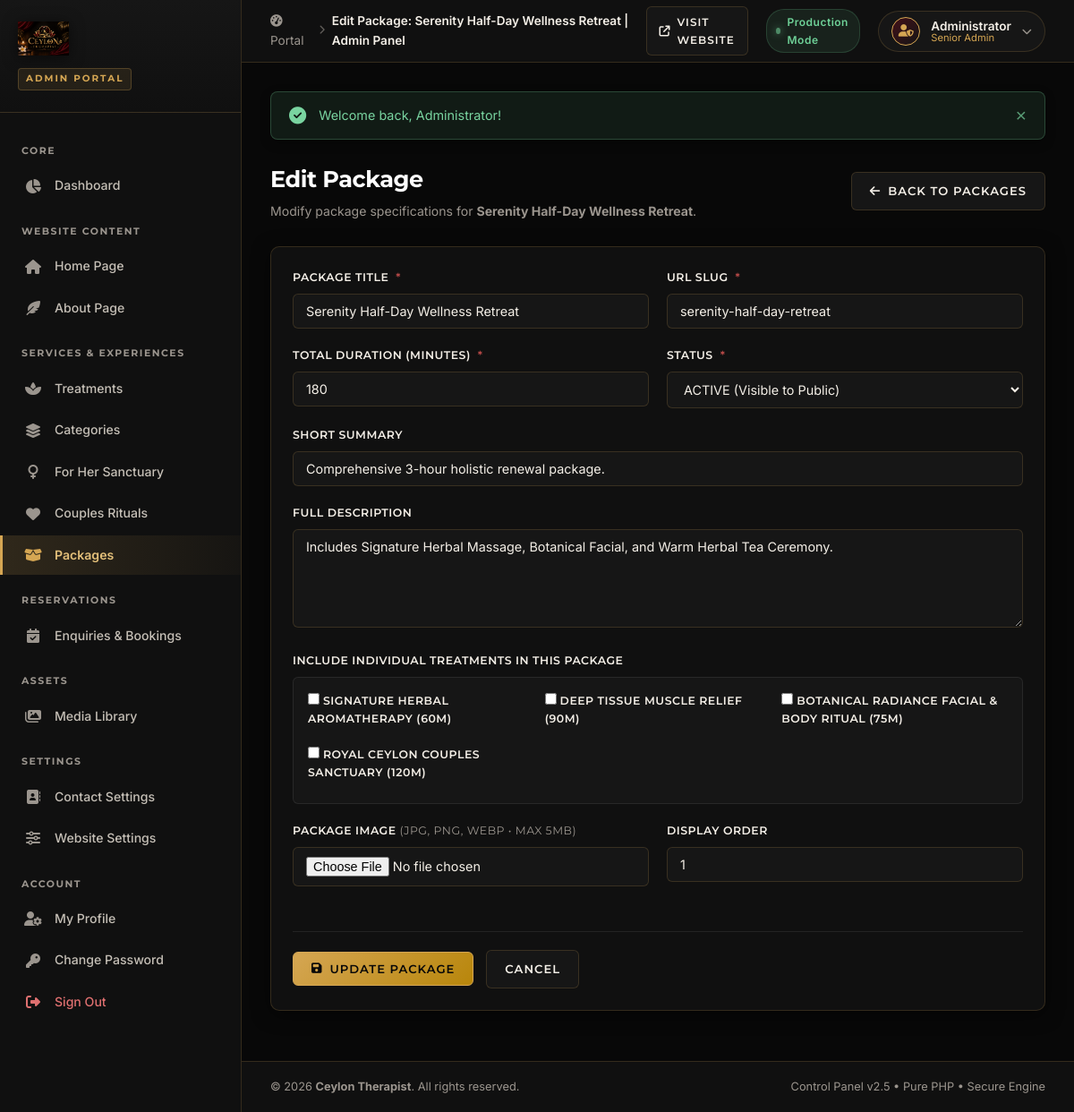
The app's page /admin_package_edit.php?id=1 (signed in) with its own data.
### tables this page shows
CREATE TABLE IF NOT EXISTS `packages` (
    `id` INT UNSIGNED AUTO_INCREMENT PRIMARY KEY,
    `title` VARCHAR(150) NOT NULL,
    `slug` VARCHAR(150) NOT NULL UNIQUE,
    `short_description` VARCHAR(255) NULL,
    `description` TEXT NULL,
    `duration_minutes` INT UNSIGNED DEFAULT 90,
    `image` VARCHAR(255) NULL,
    `status` ENUM('ACTIVE', 'INACTIVE') DEFAULT 'ACTIVE',
    `display_order` INT DEFAULT 0,
    `created_at` TIMESTAMP DEFAULT CURRENT_TIMESTAMP,
    `updated_at` TIMESTAMP DEFAULT CURRENT_TIMESTAMP ON UPDATE CURRENT_TIMESTAMP
);

CREATE TABLE IF NOT EXISTS `services` (
    `id` INT UNSIGNED AUTO_INCREMENT PRIMARY KEY,
    `category_id` INT UNSIGNED NOT NULL,
    `name` VARCHAR(150) NOT NULL,
    `slug` VARCHAR(150) NOT NULL UNIQUE,
    `short_description` VARCHAR(255) NULL,
    `description` TEXT NULL,
    `duration_minutes` INT UNSIGNED DEFAULT 60,
    `image` VARCHAR(255) NULL,
    `status` ENUM('ACTIVE', 'INACTIVE') DEFAULT 'ACTIVE',
    `display_order` INT DEFAULT 0,
    `created_at` TIMESTAMP DEFAULT CURRENT_TIMESTAMP,
    `updated_at` TIMESTAMP DEFAULT CURRENT_TIMESTAMP ON UPDATE CURRENT_TIMESTAMP,
    CONSTRAINT `fk_services_category` FOREIGN KEY (`category_id`) 
        REFERENCES `service_categories` (`id`) ON DELETE CASCADE ON UPDATE CASCADE
);

### views/admin/packages/edit.php (the view, shortened to what the rows shown need)
<?php require BASE_PATH . '/views/partials/admin-header.php'; ?>
<?php require BASE_PATH . '/views/partials/admin-sidebar.php'; ?>
<div class="admin-page-header">
    <div class="page-title-wrap">
        <h1>Edit Package</h1>
        <p>Modify package specifications for <strong><?= e($package['title']) ?></strong>.</p>
    </div>
    <div class="admin-header-actions">
        <a href="<?= baseUrl('admin_packages.php') ?>" class="btn-admin btn-admin-secondary">
            <i class="fa-solid fa-arrow-left"></i> Back to Packages
        </a>
    </div>
</div>
<div class="admin-card">
    <form action="<?= baseUrl('admin_package_edit.php?id=' . (int)$package['id']) ?>" method="POST" enctype="multipart/form-data">
        <div class="form-grid-2">
            <div class="form-group">
                <label for="title">Package Title <span class="required">*</span></label>
                <input type="text" id="title" name="title" class="admin-input" required value="<?= e($package['title']) ?>">
            </div>
            <div class="form-group">
                <label for="slug">URL Slug <span class="required">*</span></label>
                <input type="text" id="slug" name="slug" class="admin-input" required value="<?= e($package['slug']) ?>">
            </div>
        </div>
        <div class="form-grid-2">
            <div class="form-group">
                <label for="duration_minutes">Total Duration (Minutes) <span class="required">*</span></label>
                <input type="number" id="duration_minutes" name="duration_minutes" class="admin-input" required min="30" step="15" value="<?= (int)$package['duration_minutes'] ?>">
            </div>
            <div class="form-group">
                <label for="status">Status <span class="required">*</span></label>
                <select id="status" name="status" class="admin-select" required>
                    <option value="ACTIVE" <?= $package['status'] === 'ACTIVE' ? 'selected' : '' ?>>ACTIVE (Visible to Public)</option>
                </select>
            </div>
        </div>
        <div class="form-group">
            <label for="short_description">Short Summary</label>
            <input type="text" id="short_description" name="short_description" class="admin-input" value="<?= e($package['short_description'] ?? '') ?>">
        </div>
        <div class="form-group">
            <label for="description">Full Description</label>
            <textarea id="description" name="description" class="admin-textarea" rows="5"><?= e($package['description'] ?? '') ?></textarea>
        </div>
        <div class="form-group">
            <label>Include Individual Treatments In This Package</label>
            <div class="form-checkbox-group">
                <?php foreach ($allServices as $srv): ?>
                    <label class="checkbox-label">
                        <input type="checkbox" name="services[]" value="<?= (int)$srv['id'] ?>" <?= in_array($srv['id'], $selectedServiceIds) ? 'checked' : '' ?>>
                        <span><?= e($srv['name']) ?> (<?= (int)$srv['duration_minutes'] ?>m)</span>
                    </label>
                <?php endforeach; ?>
            </div>
        </div>
        <div class="form-grid-2">
            <div class="form-group">
                <label for="image">Package Image <span style="color:var(--admin-muted);font-weight:normal;">(JPG, PNG, WEBP &bull; Max 5MB)</span></label>
                <input type="file" id="image" name="image" class="admin-input" accept="image/jpeg,image/png,image/webp">
            </div>
            <div class="form-group">
                <label for="display_order">Display Order</label>
                <input type="number" id="display_order" name="display_order" class="admin-input" value="<?= (int)$package['display_order'] ?>">
            </div>
        </div>
        <div class="form-actions">
            <button type="submit" class="btn-admin btn-admin-gold">
                <i class="fa-solid fa-floppy-disk"></i> Update Package
            </button>
            <a href="<?= baseUrl('admin_packages.php') ?>" class="btn-admin btn-admin-secondary">Cancel</a>
        </div>
    </form>
</div>
<?php require BASE_PATH . '/views/partials/admin-footer.php'; ?>

### views/partials/admin-sidebar.php (shortened to what the rows shown need)
<?php
$admin = currentAdmin();
$currentPage = basename($_SERVER['PHP_SELF'] ?? '');
?>
<aside class="admin-sidebar" id="adminSidebar">
    <div class="sidebar-brand">
        <a href="<?= baseUrl('admin_dashboard.php') ?>" class="brand-link">
            <img src="<?= assetUrl('images/logo.png') ?>" alt="Ceylon Therapist" class="admin-sidebar-logo">
        </a>
        <span class="badge-portal">ADMIN PORTAL</span>
    </div>
    <nav class="sidebar-nav" aria-label="Admin Navigation">
        <div class="nav-section-title">CORE</div>
        <ul class="nav-group">
            <li class="nav-item">
                <a href="<?= baseUrl('admin_dashboard.php') ?>" class="nav-link <?= $currentPage === 'admin_dashboard.php' ? 'active' : '' ?>">
                    <i class="fa-solid fa-chart-pie nav-icon"></i>
                    <span class="nav-text">Dashboard</span>
                </a>
            </li>
        </ul>
        <div class="nav-section-title">WEBSITE CONTENT</div>
        <ul class="nav-group">
            <li class="nav-item">
                <a href="<?= baseUrl('admin_home_content.php') ?>" class="nav-link <?= $currentPage === 'admin_home_content.php' ? 'active' : '' ?>">
                    <i class="fa-solid fa-house nav-icon"></i>
                    <span class="nav-text">Home Page</span>
                </a>
            </li>
            <li class="nav-item">
                <a href="<?= baseUrl('admin_about_content.php') ?>" class="nav-link <?= $currentPage === 'admin_about_content.php' ? 'active' : '' ?>">
                    <i class="fa-solid fa-feather-pointed nav-icon"></i>
                    <span class="nav-text">About Page</span>
                </a>
            </li>
        </ul>
        <div class="nav-section-title">SERVICES & EXPERIENCES</div>
        <ul class="nav-group">
            <li class="nav-item">
                <a href="<?= baseUrl('admin_services.php') ?>" class="nav-link <?= in_array($currentPage, ['admin_services.php', 'admin_service_create.php', 'admin_service_edit.php']) && !isset($_GET['category']) ? 'active' : '' ?>">
                    <i class="fa-solid fa-spa nav-icon"></i>
                    <span class="nav-text">Treatments</span>
                </a>
            </li>
            <li class="nav-item">
                <a href="<?= baseUrl('admin_categories.php') ?>" class="nav-link <?= in_array($currentPage, ['admin_categories.php', 'admin_category_create.php', 'admin_category_edit.php']) ? 'active' : '' ?>">
                    <i class="fa-solid fa-layer-group nav-icon"></i>
                    <span class="nav-text">Categories</span>
                </a>
            </li>
            <li class="nav-item">
                <a href="<?= baseUrl('admin_for_her.php') ?>" class="nav-link <?= (in_array($currentPage, ['admin_for_her.php', 'admin_for_her_create.php']) || ($currentPage === 'admin_service_create.php' && strtoupper((string)($_GET['category'] ?? '')) === 'FOR_HER')) ? 'active' : '' ?>">
                    <i class="fa-solid fa-venus nav-icon"></i>
                    <span class="nav-text">For Her Sanctuary</span>
                </a>
            </li>
            <li class="nav-item">
                <a href="<?= baseUrl('admin_couples.php') ?>" class="nav-link <?= (in_array($currentPage, ['admin_couples.php', 'admin_couples_create.php']) || ($currentPage === 'admin_service_create.php' && strtoupper((string)($_GET['category'] ?? '')) === 'COUPLES')) ? 'active' : '' ?>">
                    <i class="fa-solid fa-heart nav-icon"></i>
                    <span class="nav-text">Couples Rituals</span>
                </a>
            </li>
            <li class="nav-item">
                <a href="<?= baseUrl('admin_packages.php') ?>" class="nav-link <?= in_array($currentPage, ['admin_packages.php', 'admin_package_create.php', 'admin_package_edit.php']) ? 'active' : '' ?>">
                    <i class="fa-solid fa-box-open nav-icon"></i>
                    <span class="nav-text">Packages</span>
                </a>
            </li>
        </ul>
        <div class="nav-section-title">RESERVATIONS</div>
        <ul class="nav-group">
            <li class="nav-item">
                <a href="<?= baseUrl('admin_enquiries.php') ?>" class="nav-link <?= in_array($currentPage, ['admin_enquiries.php', 'admin_enquiry_view.php']) ? 'active' : '' ?>">
                    <i class="fa-solid fa-calendar-check nav-icon"></i>
                    <span class="nav-text">Enquiries & Bookings</span>
                </a>
            </li>
        </ul>
        <div class="nav-section-title">ASSETS</div>
        <ul class="nav-group">
            <li class="nav-item">
                <a href="<?= baseUrl('admin_media.php') ?>" class="nav-link <?= $currentPage === 'admin_media.php' ? 'active' : '' ?>">
                    <i class="fa-solid fa-images nav-icon"></i>
                    <span class="nav-text">Media Library</span>
                </a>
            </li>
        </ul>
        <div class="nav-section-title">SETTINGS</div>
        <ul class="nav-group">
            <li class="nav-item">
                <a href="<?= baseUrl('admin_contact_settings.php') ?>" class="nav-link <?= $currentPage === 'admin_contact_settings.php' ? 'active' : '' ?>">
                    <i class="fa-solid fa-address-book nav-icon"></i>
                    <span class="nav-text">Contact Settings</span>
                </a>
            </li>
            <li class="nav-item">
                <a href="<?= baseUrl('admin_site_settings.php') ?>" class="nav-link <?= $currentPage === 'admin_site_settings.php' ? 'active' : '' ?>">
                    <i class="fa-solid fa-sliders nav-icon"></i>
                    <span class="nav-text">Website Settings</span>
                </a>
            </li>
        </ul>
        <div class="nav-section-title">ACCOUNT</div>
        <ul class="nav-group">
            <li class="nav-item">
                <a href="<?= baseUrl('admin_profile.php') ?>" class="nav-link <?= $currentPage === 'admin_profile.php' ? 'active' : '' ?>">
                    <i class="fa-solid fa-user-gear nav-icon"></i>
                    <span class="nav-text">My Profile</span>
                </a>
            </li>
            <li class="nav-item">
                <a href="<?= baseUrl('admin_change_password.php') ?>" class="nav-link <?= $currentPage === 'admin_change_password.php' ? 'active' : '' ?>">
                    <i class="fa-solid fa-key nav-icon"></i>
                    <span class="nav-text">Change Password</span>
                </a>
            </li>
            <li class="nav-item">
                <a href="<?= baseUrl('logout.php') ?>" class="nav-link nav-logout">
                    <i class="fa-solid fa-right-from-bracket nav-icon"></i>
                    <span class="nav-text">Sign Out</span>
                </a>
            </li>
        </ul>
    </nav>
</aside>
<div class="admin-main-container">
    <header class="admin-topbar">
        <div class="topbar-left">
            <div class="topbar-breadcrumbs">
                <span class="breadcrumb-item"><a href="<?= baseUrl('admin_dashboard.php') ?>"><i class="fa-solid fa-gauge-high"></i> Portal</a></span>
                <span class="breadcrumb-sep"><i class="fa-solid fa-chevron-right"></i></span>
                <span class="breadcrumb-item active"><?= e($pageTitle ?? 'Dashboard') ?></span>
            </div>
        </div>
        <div class="topbar-right">
            <a href="<?= baseUrl() ?>" target="_blank" class="btn-admin btn-admin-secondary" style="font-size:12px;padding:7px 14px;display:flex;align-items:center;gap:7px;text-decoration:none;" title="Open Public Website in New Tab">
                <i class="fa-solid fa-arrow-up-right-from-square"></i> Visit Website
            </a>
            <div class="topbar-badge-live">
                <span class="live-dot"></span>
                <span>Production Mode</span>
            </div>
            <div class="admin-profile-pill" onclick="toggleProfileDropdown()">
                <div class="profile-avatar-circle">
                    <i class="fa-solid fa-user-shield"></i>
                </div>
                <div class="profile-meta">
                    <span class="profile-name"><?= e($admin['name'] ?? 'Administrator') ?></span>
                    <span class="profile-role">Senior Admin</span>
                </div>
                <i class="fa-solid fa-chevron-down profile-arrow"></i>
            </div>
        </div>
    </header>
    <main class="admin-workspace">
        <?php if (hasFlash('success')): ?>
            <div class="admin-alert admin-alert-success" role="alert">
                <i class="fa-solid fa-circle-check alert-icon"></i>
                <div class="alert-content">
                    <?php foreach (getFlash('success') as $msg): ?>
                        <p><?= e($msg) ?></p>
                    <?php endforeach; ?>
                </div>
                <button type="button" class="alert-close" onclick="this.parentElement.remove()">&times;</button>
            </div>
        <?php endif; ?>

### records on screen
packages: title "Edit Package: Serenity Half-Day Wellness Retreat | Admin Panel", title "Serenity Half-Day Wellness Retreat", slug "serenity-half-day-retreat", duration_minutes "180", status "ACTIVE (Visible to Public)", short_description "Comprehensive 3-hour holistic renewal package.", description "Includes Signature Herbal Massage, Botanical Facial, and Warm Herbal Tea Ceremony.", display_order "1"
services: name "SIGNATURE HERBAL AROMATHERAPY", duration_minutes "60"
services: name "DEEP TISSUE MUSCLE RELIEF", duration_minutes "90"
services: name "BOTANICAL RADIANCE FACIAL & BODY RITUAL", duration_minutes "75"
services: name "ROYAL CEYLON COUPLES SANCTUARY", duration_minutes "120"

### other values on screen
$admin['name'] "Administrator"
$msg "Welcome back, Administrator!"
